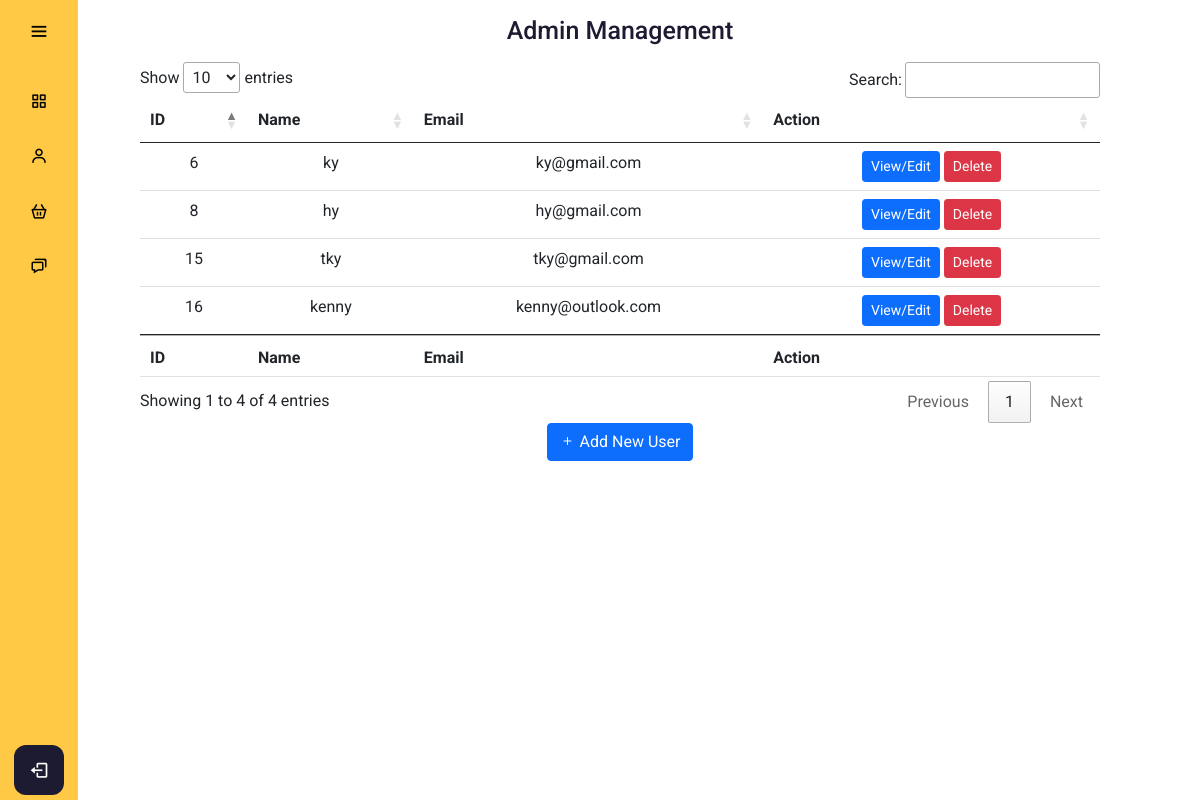
Page /admin/usermanagement.php (signed in) on the earlier database version.
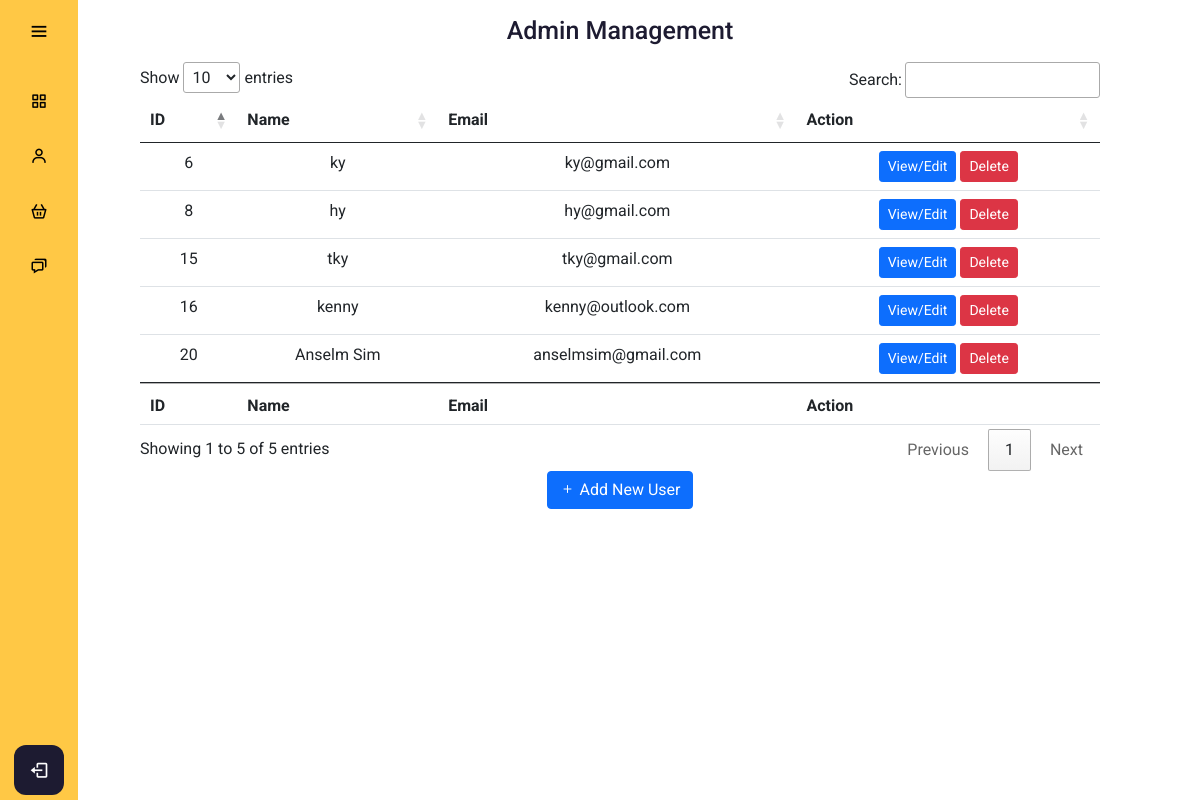
Same page on the later database version.
### tables this page shows
CREATE TABLE `users` (
  `users_id` int(11) NOT NULL,
  `users_name` varchar(255) NOT NULL,
  `users_email` varchar(255) NOT NULL,
  `users_password` varchar(128) NOT NULL,
  `users_phone` varchar(11) DEFAULT NULL,
  `users_age` int(3) DEFAULT NULL,
  `users_gender` smallint(6) DEFAULT NULL,
  `users_permission` smallint(6) NOT NULL DEFAULT '0',
  `users_joindate` timestamp NOT NULL DEFAULT CURRENT_TIMESTAMP ON UPDATE CURRENT_TIMESTAMP
);

### config/db.php (called while the page is built, shortened)
<?php
class DB {
  protected static $mdb = null;
  public static function getMDB() {
    $mdb = DB::$mdb;
    if ($mdb === null) {
      $mdb = DB::$mdb = new MeekroDB();
    }
    $mdb->sync_config();
    return $mdb;
  }
  public static function query() { $args = func_get_args(); return call_user_func_array(array(DB::getMDB(), 'query'), $args); }
}
class MeekroDB {
  public $encoding = 'latin1';
  public $connect_options = array(MYSQLI_OPT_CONNECT_TIMEOUT => 30);
  public $internal_mysql = null;
  public function __construct($host=null, $user=null, $password=null, $dbName=null, $port=null, $encoding=null, $socket=null)  {
    if ($encoding === null) $encoding = DB::$encoding;
    $this->encoding = $encoding;
  }
  public function get() {
    $mysql = $this->internal_mysql;
    if (!($mysql instanceof MySQLi)) {
      $mysql = new mysqli();
      foreach ($this->connect_options as $key => $value) {
        $mysql->options($key, $value);
      }
      $mysql->set_charset($this->encoding);
      $this->internal_mysql = $mysql;
    }
    return $mysql;
  }
  protected function preparseQueryParams() {
    $args = func_get_args();
    $sql = trim(strval(array_shift($args)));
    $args_all = $args;
    if (count($args_all) == 0) return array($sql);
    $chunkyQuery = array();
    return $chunkyQuery;
  }
  public function parseQueryParams() {
    $args = func_get_args();
    $chunkyQuery = call_user_func_array(array($this, 'preparseQueryParams'), $args);
    $query = '';
    foreach ($chunkyQuery as $chunk) {
      if (is_string($chunk)) {
        $query .= $chunk;
        continue;
      }
      $result = '';
      $query .= $result;
    }
    return $query;
  }
  protected function prependCall($function, $args, $prepend) { array_unshift($args, $prepend); return call_user_func_array($function, $args); }
  public function query() { $args = func_get_args(); return $this->prependCall(array($this, 'queryHelper'), $args, 'assoc'); }
  protected function queryHelper() {
    $args = func_get_args();
    $type = array_shift($args);
    $db = $this->get();
    $is_buffered = true;
    $row_type = 'assoc';
    $full_names = false;
    $sql = call_user_func_array(array($this, 'parseQueryParams'), $args);
    $result = $db->query($sql, $is_buffered ? MYSQLI_STORE_RESULT : MYSQLI_USE_RESULT);
    $return = array();
    while ($row = ($row_type == 'assoc' ? $result->fetch_assoc() : $result->fetch_row())) {
      $return[] = $row;
    }
    return $return;
  }
}
?>

### admin/usermanagement.php (the view, shortened to what this page needs)
<?php
include "../config/db.php";
?>
<!DOCTYPE html>
<html lang="en" dir="ltr">
  <head>
    <link rel="stylesheet" href="adminstyle.css">
    <link href='https://unpkg.com/boxicons@2.0.7/css/boxicons.min.css' rel='stylesheet'>
    <link href="https://cdn.jsdelivr.net/npm/bootstrap@5.0.0-beta3/dist/css/bootstrap.min.css" rel="stylesheet">
    <link rel="stylesheet" href="https://cdn.datatables.net/1.10.25/css/jquery.dataTables.min.css">
    <link rel="stylesheet" href="https://cdn.jsdelivr.net/npm/bootstrap-icons@1.4.1/font/bootstrap-icons.css">
   </head>
<body>
  <?php
  include "adminheader.php";
  ?>
  <div class="home_content">
    <div class="text">Admin Management </div>
    <table id="myTable" class="table table-hover">
        <thead>
            <tr>
            <th scope="col">ID</th>
            <th scope="col">Name</th>
            <th scope="col">Email</th>
            <th scope="col">Action</th>
            </tr>
        </thead>
        <tbody>
        <?php
        $getUserQuery = DB::query("SELECT * FROM users");
        foreach($getUserQuery as $getUserResult){
        ?>
            <tr class="userdata userdata<?php echo $getUserResult['users_id']; ?>">
              <td class="userid"><?php echo $getUserResult['users_id']; ?></td>
              <td class="username"><?php echo $getUserResult['users_name']; ?></td>
              <td class="useremail"><?php echo $getUserResult['users_email']; ?></td>
              <td><button type="button" class="btn btn-primary btn-sm editUser" id="editUser" value="editUser" data-id="<?php echo $getUserResult['users_id']; ?>" data-bs-toggle="modal" data-bs-target="#userinfo<?php echo $getUserResult['users_id']; ?>" >View/Edit</button>
                  <button type="button" class="btn btn-danger btn-sm deleteUser" data-id="<?php echo $getUserResult['users_id']; ?>" data-name="<?php echo $getUserResult['users_name']; ?>">Delete</button>
              </td>
            </tr>
        <?php
        }
        ?>
        </tbody>
        <tfoot>
          <tr>
            <th scope="col">ID</th>
            <th scope="col">Name</th>
            <th scope="col">Email</th>
            <th scope="col">Action</th>
          </tr>
        </tfoot>
    </table>
    <button type="button" data-bs-toggle="modal" data-bs-target="#addUser" class="btn btn-primary"><i class="bi bi-plus"></i> Add New User</button>
  </div>
</body>
</html>

Differences in the rows shown:
added users: users_id "20", users_name "Anselm Sim", users_email "anselmsim@gmail.com"
Other differences:
text written by a page script: "Show entries Search: Showing 1 to 4 of 4 entries Previous 1 Next" → "Show entries Search: Showing 1 to 5 of 5 entries Previous 1 Next"
